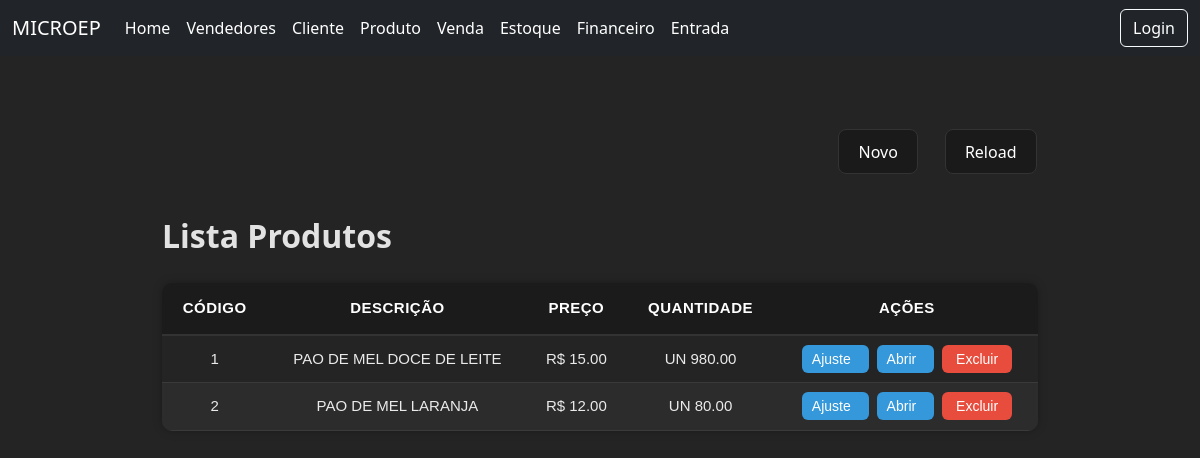
Page /produtos/ on the earlier database version.
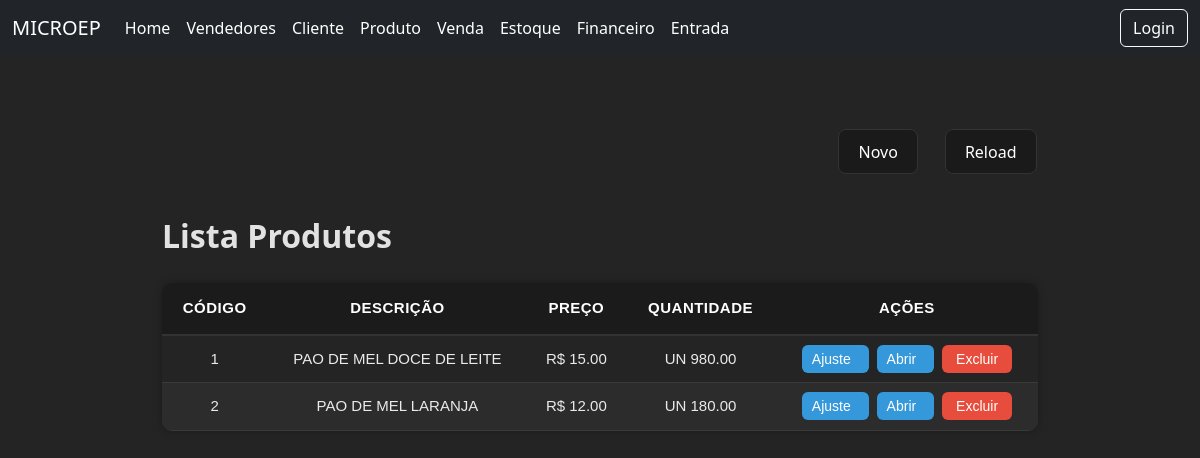
Same page on the later database version.
### core/models.py (models this page shows, shortened)
class Produto(models.Model):
    codigo = models.IntegerField()
    descricao = models.CharField(max_length=100)
    preco = models.DecimalField(max_digits=10,decimal_places=2)
    unidade = models.CharField(max_length=2,default="UN")
    quantidadeestoque = models.DecimalField(max_digits=10,decimal_places=2,default=0)

### core/views.py (the view)
# urls.py: path('produtos/',views.produtoview,name='produtos'),
def produtoview(request):
    produtos = Produto.objects.all()
    return render(request,'modelos/produtos.html',{'produtos':produtos})

### core/templates/modelos/produtos.html (shortened to what this page needs)
<!DOCTYPE html>
<html lang="en">
<head>
    {% load static %}
    <link rel="stylesheet" href="{% static 'produtos.css' %}">
</head>
<body>
    {% include 'components/navbar.html' %}
    <div class="divcentral">
        <div class="controlebuttons">
            <div class="buttonsalign">
                <button class="buttonp">
                    <a href="{% url 'cadastroproduto' %}">Novo</a>
                </button>
                <button class="buttonp">
                    <a href="{% url 'produtos' %}">Reload</a>
                </button>
            </div>
        </div>
        <div class="grid">
            <h2 class="fw-bold">Lista Produtos</h2>
            <table class="tabela-vendedores">
                <thead>
                    <tr>
                        <th class="colunmgrid text-center">Código</th>
                        <th class="text-center">Descrição</th>
                        <th class="text-center">Preço</th>
                        <th class="text-center">Quantidade</th>
                        <th class="text-center">Ações</th>
                    </tr>
                </thead>
                <tbody>
                    {% for p in produtos %}
                    <tr>
                        <td class="text-center">{{ p.codigo }}</td>
                        <td class="text-center">{{ p.descricao }}</td>
                        <td class="text-center">R$ {{ p.preco }}</td>
                        <td class="text-center">UN {{ p.quantidadeestoque }}</td>
                        <td class="text-center">
                            <a href="{% url 'ajustarestoque' p.id %}" class="btn-detalhe text-center me-2">
                                Ajuste
                            </a>
                            <a href="{% url 'editarproduto' p.id %}" class="btn-detalhe me-2">
                                Abrir
                            </a>
                            <a href="{% url 'removerproduto' p.id %}" class="btn-delete">
                                Excluir
                            </a>
                        </td>
                    </tr>
                    {% endfor %}
                </tbody>
            </table>
        </div>
    </div>
</body>
</html>

Differences in the rows shown:
changed Produto "PAO DE MEL LARANJA": quantidadeestoque "80.00" → "180.00"
